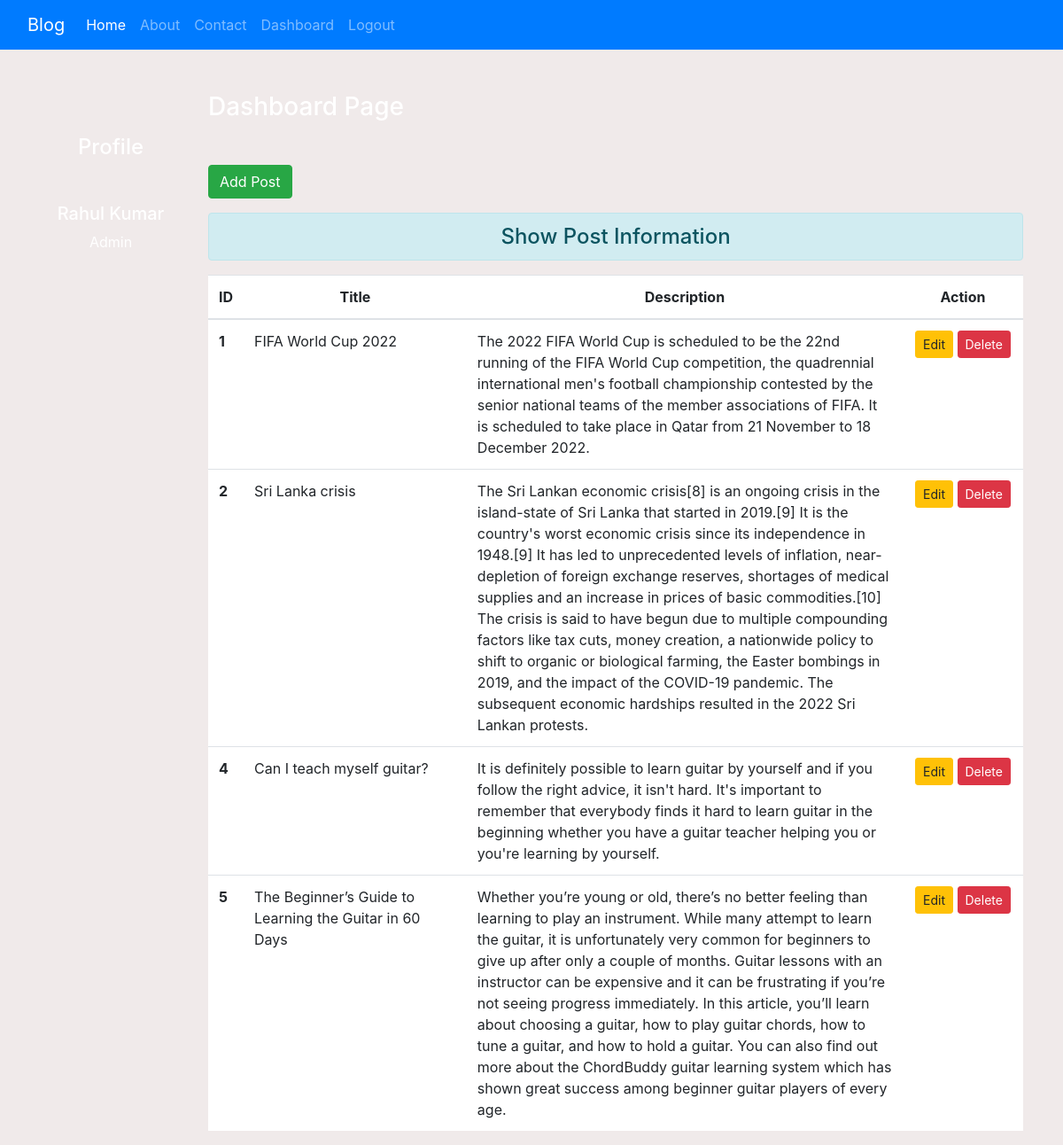
The page /dashboard/ (signed in) on the database its author committed.
### blog/models.py (models this page shows)
class Post(models.Model):
 title = models.CharField(max_length=150)
 desc = models.TextField()

### blog/views.py (the view)
# urls.py: path('dashboard/', views.dashboard, name='dashboard'),
def dashboard(request):
 if request.user.is_authenticated:
  posts = Post.objects.all()
  user = request.user
  full_name = user.get_full_name()
  gps = user.groups.all()
  return render(request, 'blog/dashboard.html', {'posts':posts, 'full_name':full_name, 'groups':gps})
 else:
  return HttpResponseRedirect('/login/')

### blog/templates/blog/dashboard.html (shortened to what this page needs)
{% extends 'blog/base.html' %}
{% load static %}
{% block side %}
<div class="col-sm-2 text-white my-5 text-center">
  <h4 class="my-5">Profile</h4>
  <h5>{{full_name}}</h5>
  {% for group in groups %}
    <p>{{group.name}}</p>
  {% endfor %}
</div>
{% endblock side %}
{% block content %}
<div class="col-sm-10">
 <h3 class="text-white my-5">Dashboard Page</h3>
 <a href="{% url 'addpost' %}" class="btn btn-success">Add Post</a>
 <h4 class="text-center alert alert-info mt-3">Show Post Information</h4>
  {% if posts %}
   <table class="table table-hover bg-white">
     <thead>
       <tr class="text-center">
         <th scope="col" style="width:2%">ID</th>
         <th scope="col" style="width:28%">Title</th>
         <th scope="col" style="width:55%">Description</th>
         <th scope="col" style="width:15%">Action</th>
       </tr>
     </thead>
     <tbody>
      {% for post in posts %}
       <tr>
         <th scope="row">{{post.id}}</th>
         <td>{{post.title}}</td>
         <td>{{post.desc}}</td>
         <td class="text-center">
          <a href="{% url 'updatepost' post.id %}" class="btn btn-warning btn-sm">Edit</a>
          {% if perms.blog.delete_post %}
          <form action="{% url 'deletepost' post.id %}" method="post" class="d-inline"> {% csrf_token %}
          <input type="submit" class="btn btn-danger btn-sm" value="Delete">
         </form>
         {% endif %}
         </td>
       </tr>
      {% endfor %}
     </tbody>
   </table>
  {% else %}
   <h4 class="text-center alert alert-warning">No Records</h4>
  {% endif %}
</div>
{% endblock content %}

### blog/templates/blog/base.html (shortened to what this page needs)
<!DOCTYPE html>
{% load static %}
<html lang="en">
<head>
 <link rel="stylesheet" href="{% static 'blog/css/bootstrap.css' %}">
 <link rel="stylesheet" href="{% static 'blog/css/style.css' %}">
</head>
<body>
 <div class="container-fluid bg-primary">
  {% include 'blog/navbar.html' %}
 </div>
 <div class="container">
  <div class="row">
   {% block side %}
   {% endblock side %}
   {% block content %}
   {% endblock content %}
  </div>
 </div>
</body>
</html>

### blog/templates/blog/navbar.html (shortened to what this page needs)
<nav class="navbar navbar-expand-lg navbar-dark bg-primary">
  <a class="navbar-brand" href="#">Blog</a>
  <div class="collapse navbar-collapse" id="navbarNav">
    <ul class="navbar-nav">
      <li class="nav-item active">
        <a class="nav-link" href="/">Home </a>
      </li>
      <li class="nav-item">
        <a class="nav-link" href="{% url 'about' %}">About</a>
      </li>
      <li class="nav-item">
        <a class="nav-link" href="{% url 'contact' %}">Contact</a>
      </li>
      {% if request.user.is_authenticated %}
      <li class="nav-item">
        <a class="nav-link" href="{% url 'dashboard' %}">Dashboard</a>
      </li>
      <li class="nav-item">
        <a class="nav-link" href="{% url 'logout' %}">Logout</a>
      </li>
      {% endif %}
    </ul>
  </div>
</nav>

### blog/static/blog/css/style.css (style rules this page uses)
body { background: rgb(240, 234, 234); color: antiquewhite; }

### rows shown on the page
Post: id "1", title "FIFA World Cup 2022", desc "The 2022 FIFA World Cup is scheduled to be the 22nd running of the FIFA World Cup competition, the quadrennial international men's football championship contested by the senior national teams of the member associations of FIFA. It is scheduled to take place in Qatar from 21 November to 18 December 2022."
Post: id "2", title "Sri Lanka crisis", desc "The Sri Lankan economic crisis[8] is an ongoing crisis in the island-state of Sri Lanka that started in 2019.[9] It is the country's worst economic crisis since its independence in 1948.[9] It has led to unprecedented levels of inflation, near-depletion of foreign exchange reserves, shortages of medical supplies and an increase in prices of basic commodities.[10] The crisis is said to have begun due to multiple compounding factors like tax cuts, money creation, a nationwide policy to shift to organic or biological farming, the Easter bombings in 2019, and the impact of the COVID-19 pandemic. The subsequent economic hardships resulted in the 2022 Sri Lankan protests."
Post: id "4", title "Can I teach myself guitar?", desc "It is definitely possible to learn guitar by yourself and if you follow the right advice, it isn't hard. It's important to remember that everybody finds it hard to learn guitar in the beginning whether you have a guitar teacher helping you or you're learning by yourself."
Post: id "5", title "The Beginner’s Guide to Learning the Guitar in 60 Days", desc "Whether you’re young or old, there’s no better feeling than learning to play an instrument. While many attempt to learn the guitar, it is unfortunately very common for beginners to give up after only a couple of months. Guitar lessons with an instructor can be expensive and it can be frustrating if you’re not seeing progress immediately. In this article, you’ll learn about choosing a guitar, how to play guitar chords, how to tune a guitar, and how to hold a guitar. You can also find out more about the ChordBuddy guitar learning system which has shown great success among beginner guitar players of every age."
